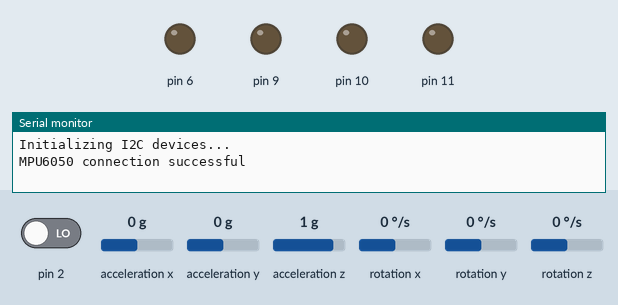
A sketch run on a simulated Arduino Uno, built with avr-gcc and run on an emulated ATmega328P. Parts: output pins drawn as LEDs (lit = HIGH), the last lines printed to the serial monitor. Inputs (shaded band) come from the test bench; at power-on: acceleration x 0 g, acceleration y 0 g, acceleration z 1 g, pin 2 LOW, rotation x 0 °/s, rotation y 0 °/s, rotation z 0 °/s. The sensor or clock chip raises its interrupt line as the real part does.

Above: at 0.1 s.
At 1.7 s:
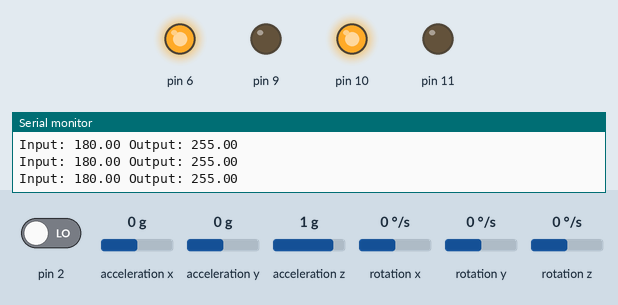
1.8 s: acceleration x set to 0.8 g
At 2.1 s:
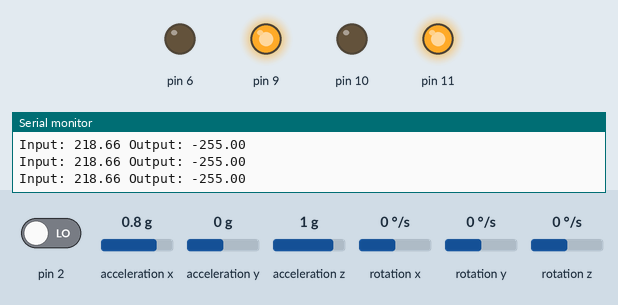
3.3 s: acceleration y set to -0.6 g
4.8 s: acceleration y set to -0.9 g
6.3 s: acceleration z set to -1.2 g
7.8 s: acceleration z set to -1.5 g
9.3 s: acceleration y set to -1.2 g
10.8 s: acceleration y set to -1.5 g
Timing chart, 0 to 13.3 s (numbered marks = the images above; inputs shaded):
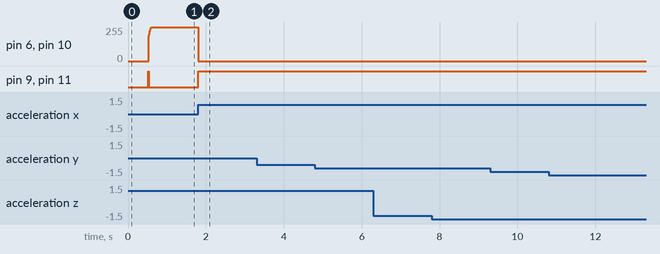

Measured:
- after the input at 1.8 s, pin 6, pin 10: 255/255 → 0/255 at once; pin 9, pin 11: LOW → HIGH at once

The sketch:

Code.ino
```cpp
#include "I2Cdev.h"
#include <PID_v1.h>
#include "MPU6050_6Axis_MotionApps20.h"

MPU6050 mpu;

// MPU control/status vars
bool dmpReady = false;
uint8_t mpuIntStatus;
uint8_t devStatus;
uint16_t packetSize;
uint16_t fifoCount;
uint8_t fifoBuffer[64];

// Orientation/motion vars
Quaternion q;
VectorFloat gravity;
float ypr[3];

// PID tuning values (adjust as necessary)
double setpoint = 188; // Adjust to your bot's upright position
double Kp = 21;
double Kd = 0.9;
double Ki = 140;

double input, output;
PID pid(&input, &output, &setpoint, Kp, Ki, Kd, DIRECT);

volatile bool mpuInterrupt = false; // Indicates whether MPU interrupt pin has gone high
void dmpDataReady() { mpuInterrupt = true; }

void setup() {
    Serial.begin(115200);

    // Initialize MPU6050
    Serial.println("Initializing I2C devices...");
    mpu.initialize();

    // Verify connection
    Serial.println(mpu.testConnection() ? "MPU6050 connection successful" : "MPU6050 connection failed");

    // Load and configure the DMP
    devStatus = mpu.dmpInitialize();

    // Supply gyro offsets (adjust as needed)
    mpu.setXGyroOffset(220);
    mpu.setYGyroOffset(76);
    mpu.setZGyroOffset(-85);
    mpu.setZAccelOffset(1688);

    if (devStatus == 0) {
        // Turn on DMP
        Serial.println("Enabling DMP...");
        mpu.setDMPEnabled(true);

        // Enable interrupt detection
        attachInterrupt(digitalPinToInterrupt(2), dmpDataReady, RISING);
        mpuIntStatus = mpu.getIntStatus();

        // Set DMP ready flag
        dmpReady = true;
        packetSize = mpu.dmpGetFIFOPacketSize();

        // Initialize PID
        pid.SetMode(AUTOMATIC);
        pid.SetSampleTime(10);
        pid.SetOutputLimits(-255, 255);

    } else {
        // Handle DMP initialization failure
        Serial.print("DMP Initialization failed (code ");
        Serial.print(devStatus);
        Serial.println(")");
        while (1); // Stop execution
    }

    // Initialize motor pins
    pinMode(6, OUTPUT);
    pinMode(9, OUTPUT);
    pinMode(10, OUTPUT);
    pinMode(11, OUTPUT);

    // Stop motors initially
    analogWrite(6, 0);
    analogWrite(9, 0);
    analogWrite(10, 0);
    analogWrite(11, 0);
}

void loop() {
    if (!dmpReady) return;

    // Wait for MPU interrupt or available packet
    while (!mpuInterrupt && fifoCount < packetSize);

    // Reset interrupt flag and get INT_STATUS byte
    mpuInterrupt = false;
    mpuIntStatus = mpu.getIntStatus();

    // Get current FIFO count
    fifoCount = mpu.getFIFOCount();

    // Handle FIFO overflow
    if ((mpuIntStatus & 0x10) || fifoCount == 1024) {
        mpu.resetFIFO();
        Serial.println("FIFO overflow!");
        return;
    }

    // Read DMP data if available
    while (fifoCount >= packetSize) {
        mpu.getFIFOBytes(fifoBuffer, packetSize);
        fifoCount -= packetSize;

        mpu.dmpGetQuaternion(&q, fifoBuffer);
        mpu.dmpGetGravity(&gravity, &q);
        mpu.dmpGetYawPitchRoll(ypr, &q, &gravity);

        input = ypr[1] * 180 / M_PI + 180;

        // Perform PID computation
        pid.Compute();

        // Drive motors based on PID output
        if (output > 0) {
            Forward(output);
        } else {
            Reverse(-output);
        }

        // Print debug information (optional)
        Serial.print("Input: ");
        Serial.print(input);
        Serial.print(" Output: ");
        Serial.println(output);
    }
}

void Forward(double pwm) {
    analogWrite(6, pwm);
    analogWrite(9, 0);
    analogWrite(10, pwm);
    analogWrite(11, 0);
}

void Reverse(double pwm) {
    analogWrite(6, 0);
    analogWrite(9, pwm);
    analogWrite(10, 0);
    analogWrite(11, pwm);
}
```
